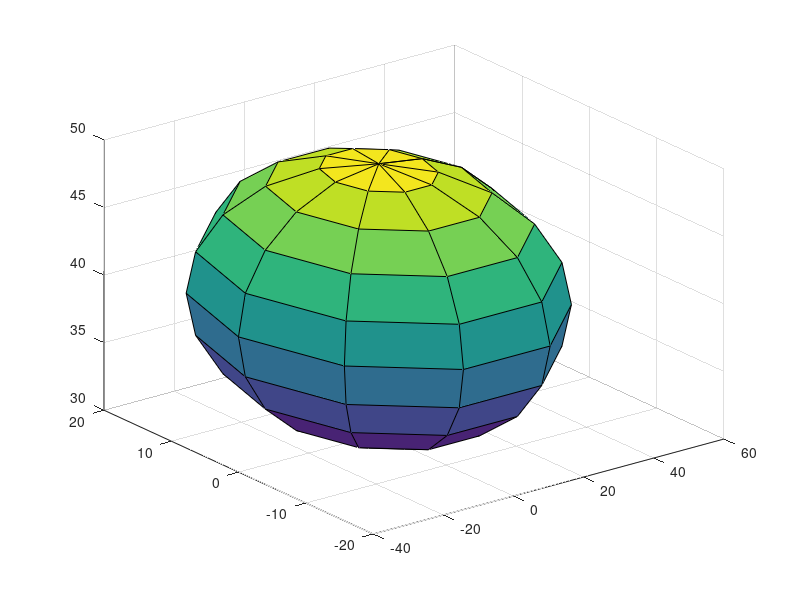

This chart was generated by the following MATLAB code: (Note: this script raises an error after producing the figure.)
%% create

center = [20,30,40];
radii  = [40,20,10] .* [1000 1000 1]; % (x,y) in km, z in m
N = (10); % total number of floats = N^3

[fx,fy,fz] = ellipsoid(center(1),center(2),center(3),radii(1),radii(2),radii(3),N);

surf(fx/1000,fy/1000,fz);

%% read data & find convex hull

P = gallery('uniformdata',[25,3],1);
DT = delaunayTriangulation(P);
[K,vol] = convexHull(DT);

% plot hull
trisurf(K,DT.Points(:,1),DT.Points(:,2),DT.Points(:,3),...
       'FaceColor','cyan')